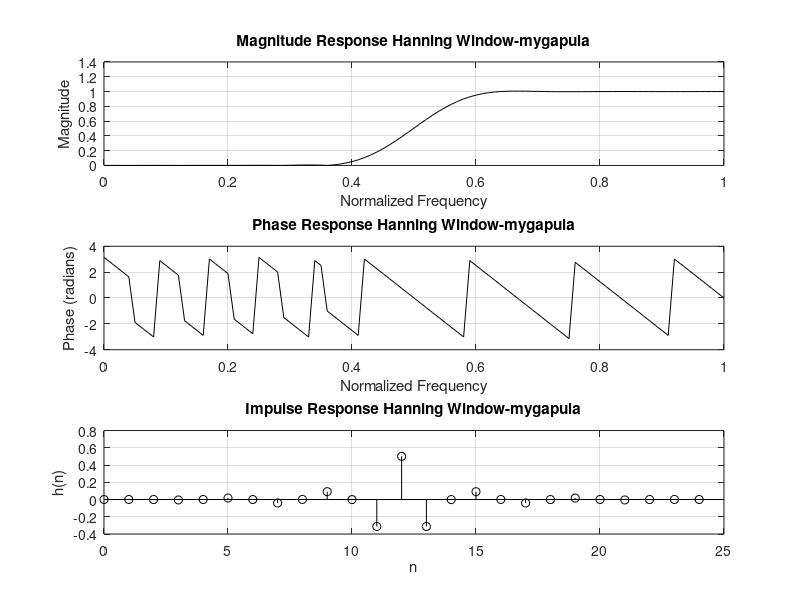

The MATLAB source for this figure:
clc;
clear;
close all;

% Design of High Pass FIR Filter using Hanning Window
wc = 0.5*pi;
N = 25;

b = fir1(N-1, wc/pi, 'high', hann(N));

disp('b=');
disp(b)

% Frequency response
w = 0:0.01*pi:pi;
h = freqz(b, 1, w);

% ----------- PLOTS -----------

figure;

% Magnitude Response
subplot(3,1,1);
plot(w/pi, abs(h), 'k');
xlabel('Normalized Frequency');
ylabel('Magnitude');
title('Magnitude Response Hanning Window-mygapula');
grid on;

% Phase Response
subplot(3,1,2);
plot(w/pi, angle(h), 'k');
xlabel('Normalized Frequency');
ylabel('Phase (radians)');
title('Phase Response Hanning Window-mygapula');
grid on;

% Impulse Response
subplot(3,1,3);
stem(0:length(b)-1, b, 'k');
xlabel('n');
ylabel('h(n)');
title('Impulse Response Hanning Window-mygapula');
grid on;
